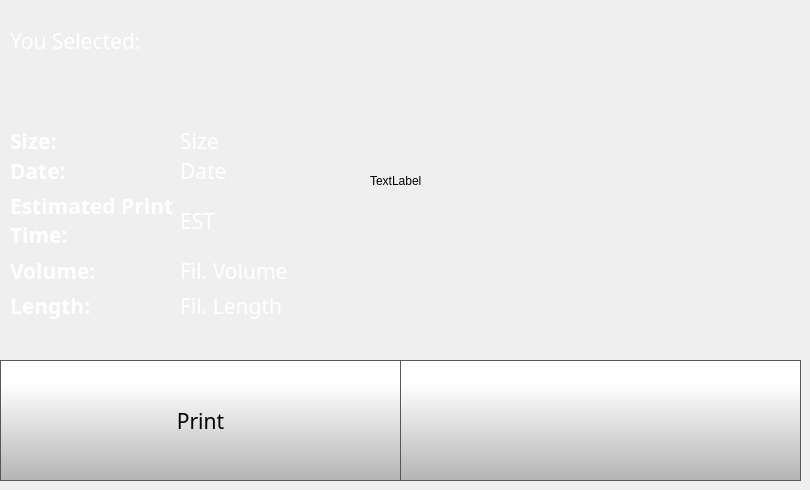
   <widget class="QWidget" name="printSelectedLocalPage">
    <widget class="QLabel" name="fileDateSelected">
     <property name="geometry">
      <rect>
       <x>180</x>
       <y>160</y>
       <width>201</width>
       <height>21</height>
      </rect>
     </property>
     <property name="font">
      <font>
       <family>Gotham</family>
       <pointsize>16</pointsize>
       <bold>false</bold>
      </font>
     </property>
     <property name="styleSheet">
      <string notr="true">color: rgb(255, 255, 255);
background-color: rgba(255, 255, 255, 0);</string>
     </property>
     <property name="text">
      <string>Date</string>
     </property>
     <property name="scaledContents">
      <bool>true</bool>
     </property>
    </widget>
    <widget class="QLabel" name="filamentVolumeSelected">
     <property name="geometry">
      <rect>
       <x>180</x>
       <y>260</y>
       <width>161</width>
       <height>21</height>
      </rect>
     </property>
     <property name="font">
      <font>
       <family>Gotham</family>
       <pointsize>16</pointsize>
       <bold>false</bold>
      </font>
     </property>
     <property name="styleSheet">
      <string notr="true">color: rgb(255, 255, 255);
background-color: rgba(255, 255, 255, 0);</string>
     </property>
     <property name="text">
      <string>Fil. Volume</string>
     </property>
     <property name="scaledContents">
      <bool>true</bool>
     </property>
    </widget>
    <widget class="QLabel" name="fileSizeSelected">
     <property name="geometry">
      <rect>
       <x>180</x>
       <y>130</y>
       <width>161</width>
       <height>21</height>
      </rect>
     </property>
     <property name="font">
      <font>
       <family>Gotham</family>
       <pointsize>16</pointsize>
       <bold>false</bold>
      </font>
     </property>
     <property name="styleSheet">
      <string notr="true">color: rgb(255, 255, 255);
background-color: rgba(255, 255, 255, 0);</string>
     </property>
     <property name="text">
      <string>Size</string>
     </property>
     <property name="scaledContents">
      <bool>true</bool>
     </property>
    </widget>
    <widget class="QToolButton" name="fileSelectedLocalPrintButton">
     <property name="geometry">
      <rect>
       <x>0</x>
       <y>360</y>
       <width>401</width>
       <height>121</height>
      </rect>
     </property>
     <property name="minimumSize">
      <size>
       <width>0</width>
       <height>0</height>
      </size>
     </property>
     <property name="font">
      <font>
       <family>Gotham</family>
       <pointsize>16</pointsize>
      </font>
     </property>
     <property name="styleSheet">
      <string notr="true">QToolButton {
    border: 1px solid rgb(87, 87, 87);
	background-color: qlineargradient(spread:pad, x1:0, y1:1, x2:0, y2:0.188, stop:0 rgba(180, 180, 180, 255), stop:1 rgba(255, 255, 255, 255));
}

QToolButton:pressed {
    background-color: qlineargradient(x1: 0, y1: 0, x2: 0, y2: 1,
                                      stop: 0 #dadbde, stop: 1 #f6f7fa);
}

QToolButton:flat {
    border: none; /* no border for a flat push button */
}

QToolButton:default {
    border-color: navy; /* make the default button prominent */
}</string>
     </property>
     <property name="text">
      <string>Print</string>
     </property>
     <property name="icon">
      <iconset resource="../resources/resource.qrc">
       <normaloff>:/Icons/img/icons/printer.png</normaloff>:/Icons/img/icons/printer.png</iconset>
     </property>
     <property name="iconSize">
      <size>
       <width>70</width>
       <height>70</height>
      </size>
     </property>
     <property name="checkable">
      <bool>false</bool>
     </property>
     <property name="toolButtonStyle">
      <enum>Qt::ToolButtonTextUnderIcon</enum>
     </property>
    </widget>
    <widget class="QLabel" name="fileSelectedLocalName">
     <property name="geometry">
      <rect>
       <x>10</x>
       <y>20</y>
       <width>461</width>
       <height>41</height>
      </rect>
     </property>
     <property name="font">
      <font>
       <family>Gotham</family>
       <pointsize>16</pointsize>
       <bold>false</bold>
       <underline>false</underline>
       <strikeout>false</strikeout>
      </font>
     </property>
     <property name="styleSheet">
      <string notr="true">color:  white;
background-color: rgba(255, 255, 255, 0);</string>
     </property>
     <property name="text">
      <string>You Selected: </string>
     </property>
     <property name="scaledContents">
      <bool>true</bool>
     </property>
     <property name="wordWrap">
      <bool>true</bool>
     </property>
    </widget>
    <widget class="QLabel" name="filamentLengthSelectedLabel">
     <property name="geometry">
      <rect>
       <x>10</x>
       <y>290</y>
       <width>121</width>
       <height>31</height>
      </rect>
     </property>
     <property name="font">
      <font>
       <family>Gotham</family>
       <pointsize>16</pointsize>
       <bold>true</bold>
      </font>
     </property>
     <property name="styleSheet">
      <string notr="true">color: rgb(255, 255, 255);
background-color: rgba(255, 255, 255, 0);</string>
     </property>
     <property name="text">
      <string>Length:</string>
     </property>
    </widget>
    <widget class="QPushButton" name="fileSelectedLocalBackButton">
     <property name="geometry">
      <rect>
       <x>400</x>
       <y>360</y>
       <width>401</width>
       <height>121</height>
      </rect>
     </property>
     <property name="minimumSize">
      <size>
       <width>0</width>
       <height>0</height>
      </size>
     </property>
     <property name="font">
      <font>
       <family>Gotham</family>
       <pointsize>16</pointsize>
      </font>
     </property>
     <property name="styleSheet">
      <string notr="true">QPushButton {
    border: 1px solid rgb(87, 87, 87);

	background-color: qlineargradient(spread:pad, x1:0, y1:1, x2:0, y2:0.188, stop:0 rgba(180, 180, 180, 255), stop:1 rgba(255, 255, 255, 255));
}

QPushButton:pressed {
    background-color: qlineargradient(x1: 0, y1: 0, x2: 0, y2: 1,
                                      stop: 0 #dadbde, stop: 1 #f6f7fa);
}

QPushButton:flat {
    border: none; /* no border for a flat push button */
}

QPushButton:default {
    border-color: navy; /* make the default button prominent */
}</string>
     </property>
     <property name="text">
      <string/>
     </property>
     <property name="icon">
      <iconset resource="../resources/resource.qrc">
       <normaloff>:/Navigation/img/Navigation/arrows-4.png</normaloff>:/Navigation/img/Navigation/arrows-4.png</iconset>
     </property>
     <property name="iconSize">
      <size>
       <width>70</width>
       <height>70</height>
      </size>
     </property>
     <property name="checkable">
      <bool>false</bool>
     </property>
     <property name="autoDefault">
      <bool>false</bool>
     </property>
     <property name="default">
      <bool>false</bool>
     </property>
     <property name="flat">
      <bool>false</bool>
     </property>
    </widget>
    <widget class="QLabel" name="fileSizeSelectedLabel">
     <property name="geometry">
      <rect>
       <x>10</x>
       <y>130</y>
       <width>71</width>
       <height>21</height>
      </rect>
     </property>
     <property name="font">
      <font>
       <family>Gotham</family>
       <pointsize>16</pointsize>
       <bold>true</bold>
      </font>
     </property>
     <property name="styleSheet">
      <string notr="true">color: rgb(255, 255, 255);</string>
     </property>
     <property name="text">
      <string>Size:</string>
     </property>
    </widget>
    <widget class="QLabel" name="fileDateSelectedLabel">
     <property name="geometry">
      <rect>
       <x>10</x>
       <y>160</y>
       <width>81</width>
       <height>21</height>
      </rect>
     </property>
     <property name="font">
      <font>
       <family>Gotham</family>
       <pointsize>16</pointsize>
       <bold>true</bold>
      </font>
     </property>
     <property name="styleSheet">
      <string notr="true">color: rgb(255, 255, 255);</string>
     </property>
     <property name="text">
      <string>Date:</string>
     </property>
    </widget>
    <widget class="QLabel" name="filePrintTimeSelected">
     <property name="geometry">
      <rect>
       <x>180</x>
       <y>210</y>
       <width>141</width>
       <height>21</height>
      </rect>
     </property>
     <property name="font">
      <font>
       <family>Gotham</family>
       <pointsize>16</pointsize>
       <bold>false</bold>
      </font>
     </property>
     <property name="styleSheet">
      <string notr="true">color: rgb(255, 255, 255);
background-color: rgba(255, 255, 255, 0);</string>
     </property>
     <property name="text">
      <string>EST</string>
     </property>
     <property name="scaledContents">
      <bool>true</bool>
     </property>
    </widget>
    <widget class="QLabel" name="filamentVolumeSelectedLabel">
     <property name="geometry">
      <rect>
       <x>10</x>
       <y>260</y>
       <width>131</width>
       <height>21</height>
      </rect>
     </property>
     <property name="font">
      <font>
       <family>Gotham</family>
       <pointsize>16</pointsize>
       <bold>true</bold>
      </font>
     </property>
     <property name="styleSheet">
      <string notr="true">color: rgb(255, 255, 255);
background-color: rgba(255, 255, 255, 0);</string>
     </property>
     <property name="text">
      <string>Volume:</string>
     </property>
    </widget>
    <widget class="QLabel" name="filePrintTimeSelectedLabel">
     <property name="geometry">
      <rect>
       <x>10</x>
       <y>190</y>
       <width>171</width>
       <height>61</height>
      </rect>
     </property>
     <property name="font">
      <font>
       <family>Gotham</family>
       <pointsize>16</pointsize>
       <bold>true</bold>
      </font>
     </property>
     <property name="styleSheet">
      <string notr="true">color: rgb(255, 255, 255);
background-color: rgba(255, 255, 255, 0);</string>
     </property>
     <property name="text">
      <string>Estimated Print Time:</string>
     </property>
     <property name="wordWrap">
      <bool>true</bool>
     </property>
    </widget>
    <widget class="QLabel" name="filamentLengthFileSelected">
     <property name="geometry">
      <rect>
       <x>180</x>
       <y>290</y>
       <width>161</width>
       <height>31</height>
      </rect>
     </property>
     <property name="font">
      <font>
       <family>Gotham</family>
       <pointsize>16</pointsize>
       <bold>false</bold>
      </font>
     </property>
     <property name="styleSheet">
      <string notr="true">color: rgb(255, 255, 255);
background-color: rgba(255, 255, 255, 0);</string>
     </property>
     <property name="text">
      <string>Fil. Length</string>
     </property>
     <property name="scaledContents">
      <bool>true</bool>
     </property>
    </widget>
    <widget class="QLabel" name="printPreviewSelectedLocal">
     <property name="geometry">
      <rect>
       <x>370</x>
       <y>50</y>
       <width>341</width>
       <height>261</height>
      </rect>
     </property>
     <property name="text">
      <string>TextLabel</string>
     </property>
    </widget>
   </widget>
